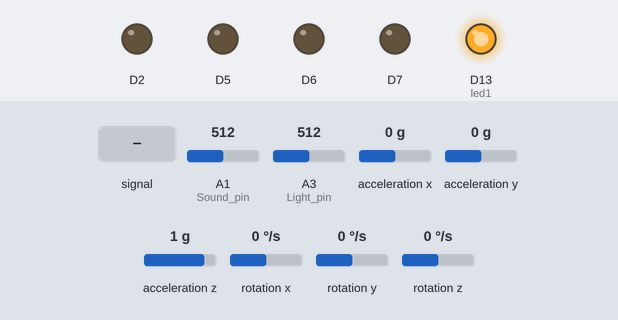
This sketch was run on a simulated Arduino MKR. Shown: output pins drawn as LEDs (lit = HIGH). Inputs (shaded band) come from the test bench; at power-on: acceleration x 0 g, A1 (Sound_pin) = 512, A3 (Light_pin) = 512, acceleration y 0 g, acceleration z 1 g, rotation x 0 °/s, rotation y 0 °/s, rotation z 0 °/s. WiFi joins after 1.5 s; servers stay silent unless stated; storage starts empty; what the sketch prints to the serial monitor is not drawn.

Above: at 12.7 s.
12.8 s: A1 (Sound_pin) fed a 200 Hz sine of ±460 counts around its level
At 14.71 s:
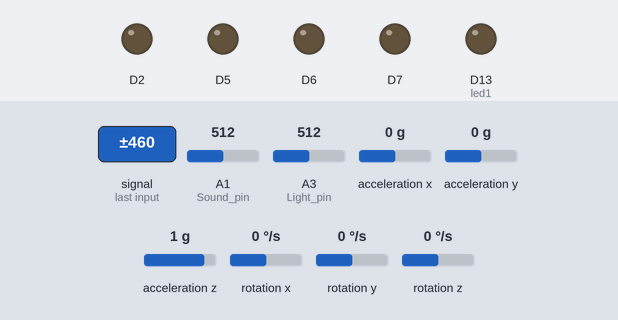
15.8 s: acceleration x set to -1.4 g
At 17.8 s:
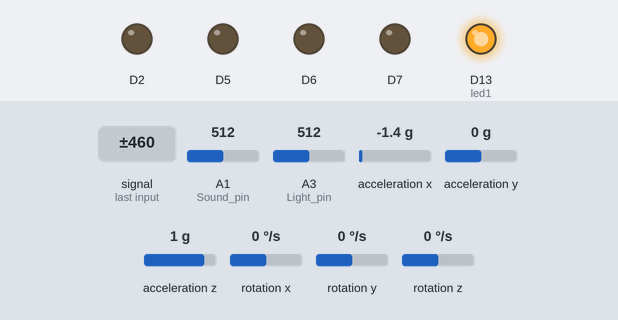
18.1 s: A1 (Sound_pin) set to 716
At 19.2 s:
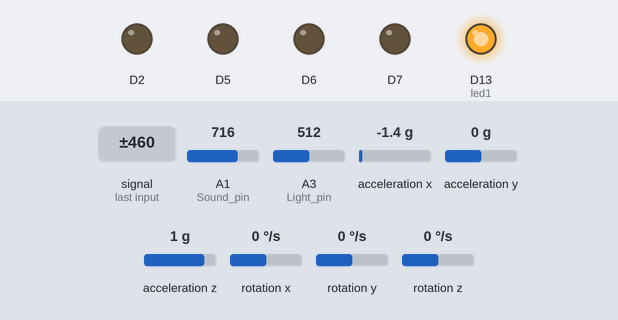
19.6 s: A1 (Sound_pin) set to 111
21.7 s: A1 (Sound_pin) set to 91
At 23.1 s:
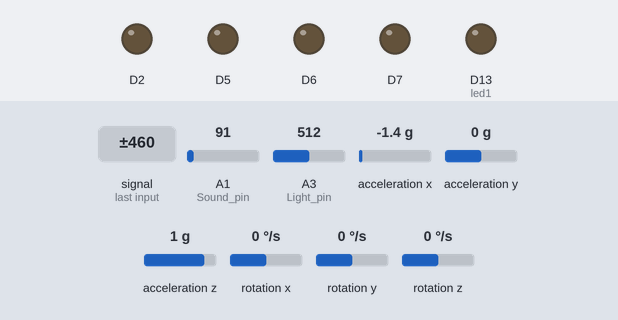
Timing chart, 0 to 24.7 s (numbered marks = the images above; inputs shaded):
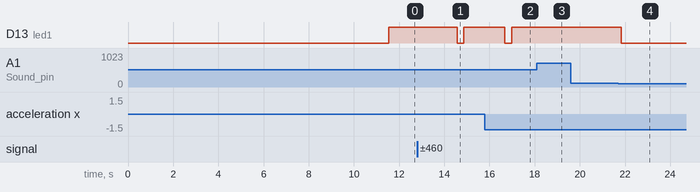

Measured:
- the behaviour switches between 101 and 100 on A1 (Sound_pin) (found by bisection; images 3 and 4)
- after the input at 12.8 s, D13 (led1): HIGH → LOW after 1.8 s, → HIGH 0.30 s later
- after the input at 15.8 s, D13 (led1): goes on until 17.0 s, then stays HIGH
- after the input at 18.1 s, D13 (led1): stays HIGH (without the input it goes to LOW after 0.70 s)
- after the input at 19.6 s, every drawn part: stays the same
- after the input at 21.7 s, D13 (led1): HIGH → LOW after 0.13 s

The sketch:

ParoCollar_Final.ino
```cpp
//Paro Collar - Sensor Code
//#include "particle-photon-sd-card-library.h"
//#include "SFE_MMA8452Q.h"
#include <Wire.h>                 // Must include Wire library for I2C
#include <SparkFun_MMA8452Q.h>    // Click here to get the library: http://librarymanager/All#SparkFun_MMA8452Q
#include <SPI.h>
#include <SD.h>
#include <WiFiNINA.h>
#include <WiFiUdp.h>
#include <TimeLib.h>

//Run code even without connection to Spark Cloud
//SYSTEM_MODE(MANUAL);

//Setup pins
int led1 = 13;
int Light_pin = A3;
int Sound_pin = A1;

//Create 3D accelerometer object
MMA8452Q accel;

//Global variables
int awake=1;                                //binary flag for whether collar is awake (1) or asleep(0)
int sleep_ctr=0;                            //Sleep counter, for counting down to sleep mode start during periods of inactivity
int loop_ctr=1;                             //Loop counter, for counting loop iterations while asleep
int err_code=0;                             //Used for error checking
int battery_wake=0;                         //Flag used for waking battery by setting pins high (1=active or 0=inactive)
float battery_ctr=0.0;                      //Battery Wake Counter

//Old vars
float old_cx=0;
float old_cy=0;
float old_cz=0;
int old_sound_val=0;
int old_light_val=0;


// WIFI Setup //
int status = WL_IDLE_STATUS;
char ssid[] = "AndroidHotspot5459";        // your network SSID (name)
char pass[] = "1332987sc";    // your network password (use for WPA, or use as key for WEP)
int keyIndex = 0;            // your network key index number (needed only for WEP)
unsigned int localPort = 2390;      // local port to listen for UDP packets
IPAddress timeServer(132, 163, 96, 1); // time-a-b.nist.gov NTP server
const int NTP_PACKET_SIZE = 48; // NTP timestamp is in the first 48 bytes of the message
byte packetBuffer[ NTP_PACKET_SIZE]; //buffer to hold incoming and outgoing packets
int cnt = 0;

// A UDP instance to let us send and receive packets over UDP
WiFiUDP Udp;

// SD card Setup //
// Set SD variables using SD utility library functions:
Sd2Card card;
SdVolume volume;
SdFile root;
SdFile file;

//Define SD variables
#define FILE_SIZE_MB 1
#define FILE_SIZE (1000000UL*FILE_SIZE_MB)
#define BUF_SIZE 100

//Define SD Pins
#define SCK_pin 13
#define SS_pin 10
#define CD_pin 4


//Define Time variables
int sec = 0;
int mins = 0;
int hours = 0;
int counter = 0;


//////////////////////////////////////////////////////////////////////////////////////////////////////
//
// Useful Functions
//
/////////////////////////////////////////////////


//For intializing SD card with header line
int init_SD_header()
{
    String header_str="timestamp,ts_string,time_since_turn_on,raw_millis,awake,sound_val,sound_cat,light_val,accel_x,accel_y,accel_z,orient,motion_detect,sound_detect)";

    //Serial Print
    Serial.println(header_str);

    //Print to SD card
    File dataFile = SD.open("datalog.csv", FILE_WRITE);
    dataFile.println(header_str);
    dataFile.close();

    int err=0;
    return err;
}


//For writing sensor data to SD card
int SD_writer(String ts, String ts_str, String time_since_turn_on, String raw_millis, int awake, int sound_val, String sound_cat, int light_val, float accel_x, float accel_y, float accel_z, String orient, int motion_detect, int sound_detect)
{
    String data_str = "";

    data_str += String(ts);
    data_str += ",";
    data_str += String(ts_str);
    data_str += ",";
    data_str += String(time_since_turn_on);
    data_str += ",";
    data_str += String(raw_millis);
    data_str += ",";
    data_str += String(awake);
    data_str += ",";
    data_str += String(sound_val);
    data_str += ",";
    data_str += String(sound_cat);
    data_str += ",";
    data_str += String(light_val);
    data_str += ",";
    data_str += String(accel_x);
    data_str += ",";
    data_str += String(accel_y);
    data_str += ",";
    data_str += String(accel_z);
    data_str += ",";
    data_str += String(orient);
    data_str += ",";
    data_str += String(motion_detect);
    data_str += ",";
    data_str += String(sound_detect);

    //Serial Print
    Serial.println(data_str);

    //Print to SD card
    File dataFile = SD.open("datalog.csv", FILE_WRITE);
    dataFile.println(data_str);
    dataFile.close();

    int err=0;
    return err;
}


//Takes in sound_val integer, returns sound category as string
String Get_SoundCat(int sound_val)
{
   String sound_cat;
   if(sound_val <= 100)
   {
     sound_cat="Quiet";
     digitalWrite(led1, LOW);
   }
   else if( (sound_val > 100) && (sound_val <= 200) )
   {
     sound_cat="Moderate";
     digitalWrite(led1, HIGH);
   }
   else if(sound_val > 200)
   {
     sound_cat="Loud";
     digitalWrite(led1, HIGH);
   }

   return sound_cat;
}


String Get_3Daccel_Orient(byte pl)
{
   /* Takes pl byte from accel.readPL() containing information
      about the orientation of the sensor. It will be either
      PORTRAIT_U, PORTRAIT_D, LANDSCAPE_R, LANDSCAPE_L, or
      LOCKOUT. Reurn string.*/

   String orient;
   switch (pl)
   {
   case PORTRAIT_U:
     orient="Portrait Up";
     break;
   case PORTRAIT_D:
     orient="Portrait Down";
     break;
   case LANDSCAPE_R:
     orient="Landscape Right";
     break;
   case LANDSCAPE_L:
     orient="Landscape Left";
     break;
   case LOCKOUT:
     orient="Flat";
     break;
   }

   return orient;
}


///////////////////////////////////////////////////////////////////////////////////////////////////////
//
// Main Program
//
////////////////////////////////////////////////

void setup()
{

  Serial.begin(9600);
  delay(5000);

  // check for the WiFi module:
  if (WiFi.status() == WL_NO_MODULE) {
    Serial.println("Communication with WiFi module failed!");
    // don't continue
    while (true);
  }

  // attempt to connect to WiFi network:
  while (status != WL_CONNECTED and cnt < 3) {
    Serial.print("Attempting to connect to SSID: ");
    Serial.println(ssid);
    // Connect to WPA/WPA2 network. Change this line if using open or WEP network:
    status = WiFi.begin(ssid, pass);

    // wait 5 seconds for connection:
    cnt++;
    delay(5000);
  }

  Udp.begin(localPort);


  if (status != WL_CONNECTED){
    //Initialize sensors
    pinMode(led1, OUTPUT);                    // Configure LED pin as output
    accel.init();                             // Initialize 3D acceleromer
    Serial.println("Sensors initialized");

    //Initialize SD Card
    Serial.println("Starting SD Card");

    if (!SD.begin(SS_pin))
    {
      Serial.println("Card failed, or not present");
      // don't do anything more:
      return;
    }
    Serial.println("Card initialized");

    //Initialize SD Data Header
    err_code=init_SD_header();

    //Battery Wake Pin Setup
    pinMode(2, OUTPUT);
    pinMode(5, OUTPUT);
    pinMode(6, OUTPUT);
    pinMode(7, OUTPUT);
  }

  else{
  //Initialize sensors
    pinMode(led1, OUTPUT);                    // Configure LED pin as output
    accel.init();                             // Initialize 3D acceleromer
    Serial.println("Sensors initialized");

    //Initialize SD Card
    Serial.println("Starting SD Card");

    if (!SD.begin(SS_pin))
    {
      Serial.println("Card failed, or not present");
      // don't do anything more:
      return;
    }
    Serial.println("Card initialized");

    //Initialize SD Data Header
    err_code=init_SD_header();

    //Battery Wake Pin Setup
    pinMode(2, OUTPUT);
    pinMode(5, OUTPUT);
    pinMode(6, OUTPUT);
    pinMode(7, OUTPUT);
  }
}


void loop()
{

  ////////////////////////////////////////////
  // Read Sensors
  //////////////

  //3D accelerator data
  int accel_wait=0;
  while(accel_wait==0)                                          //Make sure to wait till there is new 3D accelerometer data
  {
    if(accel.available())
    {
      accel.read();
      accel_wait=1;
    }
  }

  float accel_x=accel.cx;                                       //Get calculated X,Y,Z values from 3D accelerometer
  float accel_y=accel.cy;
  float accel_z=accel.cz;

  byte pl = accel.readPL();                                     //accel.readPL() will return a byte containing information about the orientation of the sensor.
  String orient = Get_3Daccel_Orient(pl);

  //Motion/FreeFall Detection
  /*byte source = accel.readRegister(0x16);
  accel.writeRegister(0x15, 0xB8);                                     //Enable Latch, Freefall, X-axis, Y-axis and Z-axis
  accel.writeRegister(0x17, 0x30);                                     //Set Motion Threshold to 48 counts
  accel.writeRegister(0x17, 0x03);                                     //Set FreeFall Threshold to 3 counts
  accel.writeRegister(0x18, 0x0A);                                     //100 ms debounce timing
  accel.writeRegister(0x2D, 0x04);
  accel.writeRegister(0x2E,0x04);

  int TM_FF_val=digitalRead(D3);
  Serial.println(TM_FF_val);*/


  //Sound data
  int sound_val = analogRead(Sound_pin);                        //Check the Sound Value (envelope input)
  String sound_cat = Get_SoundCat(sound_val);                   //Get sound_cat

  //Light data
  int light_val = analogRead(Light_pin);


  //Timestamp
  String ts_str = ""; //Time.timeStr();
  String ts = ""; //(String)Time.now();
  String ts_ms = (String)millis();

  String time_since_turn_on = "";

  sendNTPpacket(timeServer); // send an NTP packet to a time server
  // wait to see if a reply is available
//  delay(100);
  if (Udp.parsePacket()) {
    // We've received a packet, read the data from it
    Udp.read(packetBuffer, NTP_PACKET_SIZE); // read the packet into the buffer

    //the timestamp starts at byte 40 of the received packet and is four bytes,
    // or two words, long. First, extract the two words:

    unsigned long highWord = word(packetBuffer[40], packetBuffer[41]);
    unsigned long lowWord = word(packetBuffer[42], packetBuffer[43]);
    // combine the four bytes (two words) into a long integer
    // this is NTP time (seconds since Jan 1 1900):
    unsigned long secsSince1900 = highWord << 16 | lowWord;

    // now convert NTP time into everyday time:
    // Unix time starts on Jan 1 1970. In seconds, that's 2208988800:
    const unsigned long seventyYears = 2208988800UL;
    // subtract seventy years:
    unsigned long epoch = secsSince1900 - seventyYears;

    ts = (String)epoch;

    ts_str.concat(year(epoch));
    ts_str.concat('-');
    ts_str.concat(month(epoch));
    ts_str.concat('-');
    ts_str.concat(day(epoch));
    ts_str.concat(' ');
    ts_str.concat(hour(epoch));
    ts_str.concat(':');
    ts_str.concat(minute(epoch));
    ts_str.concat(':');
    ts_str.concat(second(epoch));
    ts_str.concat(':');

    ts_ms=ts_ms.substring(2);
    ts.concat(".");
    ts.concat(ts_ms);

  }

//  sec = millis()/1000-60*counter;
//  if(sec ==60)    {sec =0; counter++; mins++;}
//  if(mins ==60)    {mins = 0; hours++;}
  unsigned long raw_milli = millis();
  String raw_millis = (String)raw_milli;
  unsigned long allSeconds=millis()/1000;
  int hours= allSeconds/3600;
  int secsRemaining=allSeconds%3600;
  int mins=secsRemaining/60;
  int sec=secsRemaining%60;
  time_since_turn_on.concat(hours);
  time_since_turn_on.concat(":");
  time_since_turn_on.concat(mins);
  time_since_turn_on.concat(":");
  time_since_turn_on.concat(sec);

//  // wait 0.1 second before asking for the time again
  delay(200);


  ////////////////////////////////////////////
  // Set Awake/Sleep status
  //////////////////////

  int motion_detect=0;
  int sound_detect=0;


  //Check 3D Accelerometer
  int comp_x=abs(abs(accel_x*100)-abs(old_cx*100));                                     //Everything has to be multiplied by 100, cause abs() only operates on integers and auto-rounds
  int comp_y=abs(abs(accel_y*100)-abs(old_cy*100));
  int comp_z=abs(abs(accel_z*100)-abs(old_cz*100));
  if(comp_x>5 || comp_y>5 || comp_z>5)
  {
     motion_detect=1;
     awake=1;
     sleep_ctr=0;
  }

  //Check Sound
  else if(sound_cat!="Quiet" or sound_val>(old_sound_val*1.33) or sound_val<(old_sound_val*0.67))
  {
      sound_detect=1;
      awake=1;
      sleep_ctr=0;
  }

  //Check Ambient Light                                                 //Unimplemented still because unclear what light level changes are directly due to robot interaction
  /*else if()
  {
      awake=1;
      sleep_ctr=0;
  }*/

  //Else increment sleep_ctr
  else
  {
      sleep_ctr+=1;
  }


  //Check sleep_ctr, put to sleep if above threshold
  if(sleep_ctr>=6)
  {
      awake=0;
  }

  //Set old vars for comparison on next loop iteration
  old_cx=accel_x;
  old_cy=accel_y;
  old_cz=accel_z;
  old_sound_val=sound_val;
  old_light_val=light_val;


  ////////////////////////////////////////////
  // Awake Section
  ///////////////

  if(awake==1)
  {
    err_code=SD_writer(ts, ts_str, time_since_turn_on, raw_millis, awake, sound_val, sound_cat, light_val, accel_x, accel_y, accel_z, orient, motion_detect, sound_detect);
  }


  ////////////////////////////////////////////
  // Sleep Section
  ///////////////

  if(awake==0)
  {
    if(loop_ctr==5)
    {
       err_code=SD_writer(ts, ts_str, time_since_turn_on, raw_millis, awake, sound_val, sound_cat, light_val, accel_x, accel_y, accel_z, orient, motion_detect, sound_detect);
       loop_ctr=1;
    }

  }


  ////////////////////////////////////////////
  // Battery Wake Section
  /////////////////////

  if(battery_wake==0 and battery_ctr>55)
  {
      battery_wake=1;
      digitalWrite(2, HIGH);
      digitalWrite(5, HIGH);
      digitalWrite(6, HIGH);
      digitalWrite(7, HIGH);
  }

  else if(battery_wake==1 and battery_ctr>55.2)
  {
      battery_wake=0;
      battery_ctr=0.0;
      digitalWrite(2, LOW);
      digitalWrite(5, LOW);
      digitalWrite(6, LOW);
      digitalWrite(7, LOW);
  }


    ////////////////////////////////////////////
  // Set Delays, based on Awake status
  /////////////////////

  if(awake==0)
  {
     //Finish loop
     loop_ctr+=1;                                       //Increment loop_ctr
     battery_ctr+=1;                                    //Increment battery_ctr
     delay(1000);                                       //pause for 1 second
  }

  else if(awake==1)
  {
     battery_ctr+=0.1;                                  //Increment battery_ctr
     delay(90);                                         //pause for 90 milliseconds (to create approx. 100 ms samplings)
  }
}


// send an NTP request to the time server at the given address
unsigned long sendNTPpacket(IPAddress& address) {
  // set all bytes in the buffer to 0
  memset(packetBuffer, 0, NTP_PACKET_SIZE);
  // Initialize values needed to form NTP request
  // (see URL above for details on the packets)
  packetBuffer[0] = 0b11100011;   // LI, Version, Mode
  packetBuffer[1] = 0;     // Stratum, or type of clock
  packetBuffer[2] = 6;     // Polling Interval
  packetBuffer[3] = 0xEC;  // Peer Clock Precision
  // 8 bytes of zero for Root Delay & Root Dispersion
  packetBuffer[12]  = 49;
  packetBuffer[13]  = 0x4E;
  packetBuffer[14]  = 49;
  packetBuffer[15]  = 52;

  // all NTP fields have been given values, now
  // you can send a packet requesting a timestamp:
  Udp.beginPacket(address, 123); //NTP requests are to port 123
  Udp.write(packetBuffer, NTP_PACKET_SIZE);
  Udp.endPacket();
}
```
